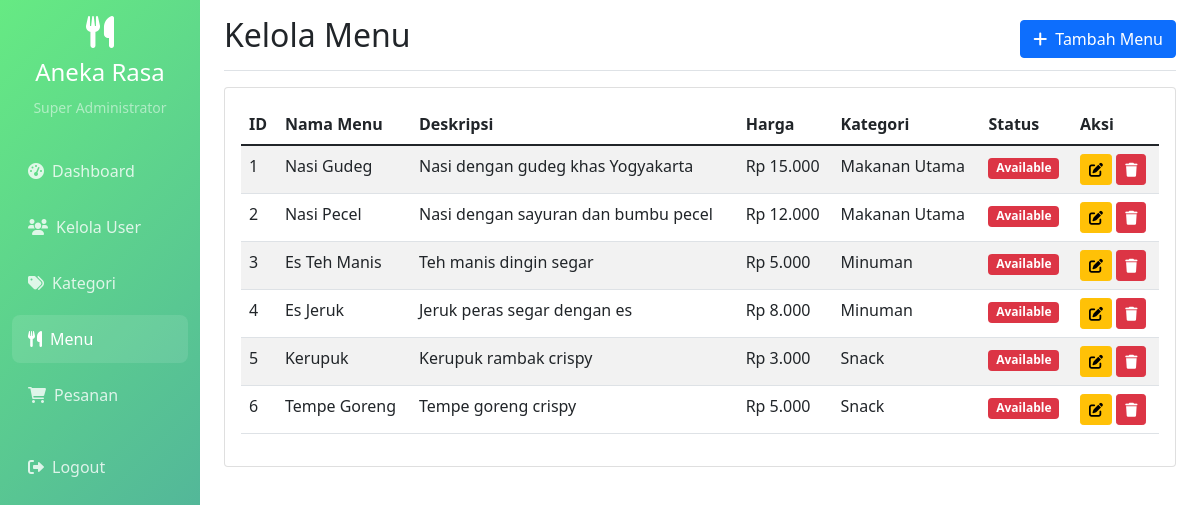
/views/menu.php (signed in), run on an earlier commit of the app's database.
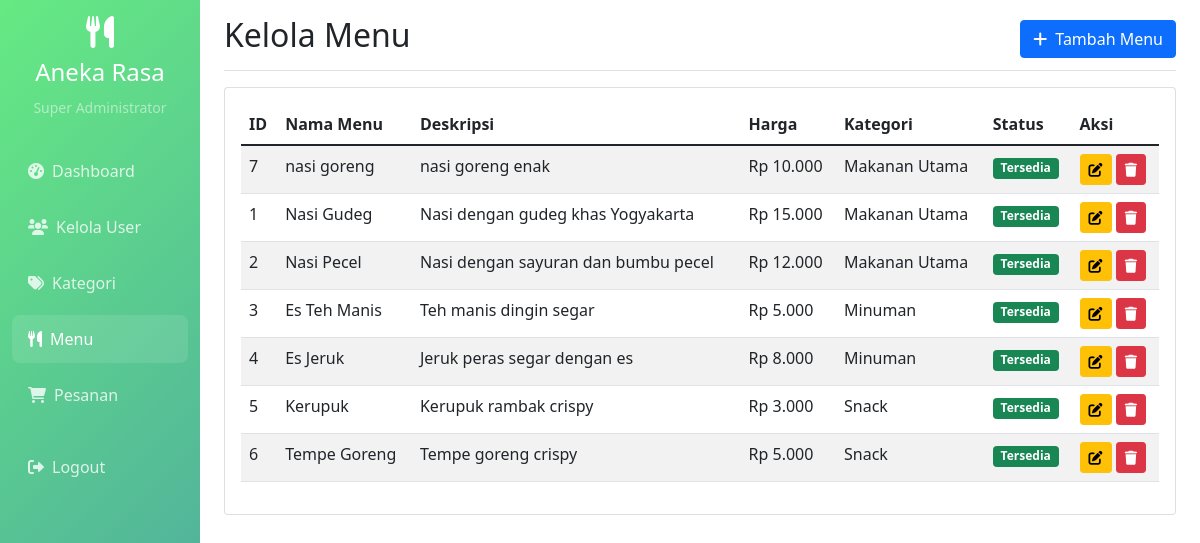
And on a later commit of the database.
### tables this page shows
CREATE TABLE `menu` (
  `id` int(11) NOT NULL,
  `name` varchar(100) NOT NULL,
  `description` text DEFAULT NULL,
  `price` decimal(10,2) NOT NULL,
  `category_id` int(11) DEFAULT NULL,
  `image` varchar(255) DEFAULT NULL,
  `status` enum('tersedia','tidak_tersedia') DEFAULT 'tersedia',
  `created_at` timestamp NOT NULL DEFAULT current_timestamp()
);

CREATE TABLE `categories` (
  `id` int(11) NOT NULL,
  `name` varchar(100) NOT NULL,
  `description` text DEFAULT NULL,
  `created_at` timestamp NOT NULL DEFAULT current_timestamp()
);

### models/Category.php (called while the page is built, shortened)
<?php
class Category {
    private $conn;
    private $table_name = "categories";
    public function __construct($db) {
        $this->conn = $db;
    }
    public function readAll() {
        $query = "SELECT id, name, description, created_at FROM " . $this->table_name . " ORDER BY name";
        $stmt = $this->conn->prepare($query);
        $stmt->execute();
        return $stmt;
    }
}
?>

### models/Menu.php (called while the page is built, shortened)
<?php
class Menu {
    private $conn;
    private $table_name = "menu";
    public function __construct($db) {
        $this->conn = $db;
    }
    public function readAll() {
        $query = "SELECT m.id, m.name, m.description, m.price, m.status, c.name as category_name
                  FROM " . $this->table_name . " m
                  LEFT JOIN categories c ON m.category_id = c.id
                  ORDER BY m.created_at DESC";
        $stmt = $this->conn->prepare($query);
        $stmt->execute();
        return $stmt;
    }
}
?>

### views/menu.php (the view, shortened to what the changed rows need)
<?php
include_once '../models/Menu.php';
include_once '../models/Category.php';
$database = new Database();
$db = $database->getConnection();
$menu = new Menu($db);
$stmt = $menu->readAll();
?>
<!DOCTYPE html>
<html lang="id">
<head>
    <link href="https://cdn.jsdelivr.net/npm/bootstrap@5.1.3/dist/css/bootstrap.min.css" rel="stylesheet">
    <link href="https://cdnjs.cloudflare.com/ajax/libs/font-awesome/6.0.0/css/all.min.css" rel="stylesheet">
</head>
<body>
    <div class="container-fluid">
        <div class="row">
            <main class="col-md-9 ms-sm-auto col-lg-10 px-md-4">
                <div class="d-flex justify-content-between flex-wrap flex-md-nowrap align-items-center pt-3 pb-2 mb-3 border-bottom">
                    <h1 class="h2">Kelola Menu</h1>
                </div>
                <div class="card">
                    <div class="card-body">
                        <div class="table-responsive">
                            <table class="table table-striped">
                                <thead>
                                    <tr>
                                        <th>ID</th>
                                        <th>Nama Menu</th>
                                        <th>Deskripsi</th>
                                        <th>Harga</th>
                                        <th>Kategori</th>
                                        <th>Status</th>
                                        <th>Aksi</th>
                                    </tr>
                                </thead>
                                <tbody>
                                    <?php while($row = $stmt->fetch(PDO::FETCH_ASSOC)): ?>
                                    <tr>
                                        <td><?php echo $row['id']; ?></td>
                                        <td><?php echo htmlspecialchars($row['name']); ?></td>
                                        <td><?php echo htmlspecialchars($row['description']); ?></td>
                                        <td>Rp <?php echo number_format($row['price'], 0, ',', '.'); ?></td>
                                        <td><?php echo htmlspecialchars($row['category_name']); ?></td>
                                        <td>
                                            <span class="badge <?php echo $row['status'] == 'tersedia' ? 'bg-success' : 'bg-danger'; ?>">
                                                <?php echo ucfirst($row['status']); ?>
                                            </span>
                                        </td>
                                        <td>
                                            <button class="btn btn-sm btn-warning" onclick="editMenu(<?php echo htmlspecialchars(json_encode($row)); ?>)">
                                                <i class="fas fa-edit"></i>
                                            </button>
                                            <button class="btn btn-sm btn-danger" onclick="deleteMenu(<?php echo $row['id']; ?>, '<?php echo htmlspecialchars($row['name']); ?>')">
                                                <i class="fas fa-trash"></i>
                                            </button>
                                        </td>
                                    </tr>
                                    <?php endwhile; ?>
                                </tbody>
                            </table>
                        </div>
                    </div>
                </div>
            </main>
        </div>
    </div>
</body>
</html>

What changed in the data, as far as the page shows it:
added menu: id "7", name "nasi goreng", description "nasi goreng enak", price "10.000", category.name "Makanan Utama", status "Tersedia"
changed menu "Nasi Gudeg": status "Available" → "Tersedia"
changed menu "Nasi Pecel": status "Available" → "Tersedia"
changed menu "Es Teh Manis": status "Available" → "Tersedia"
changed menu "Es Jeruk": status "Available" → "Tersedia"
changed menu "Kerupuk": status "Available" → "Tersedia"
changed menu "Tempe Goreng": status "Available" → "Tersedia"
